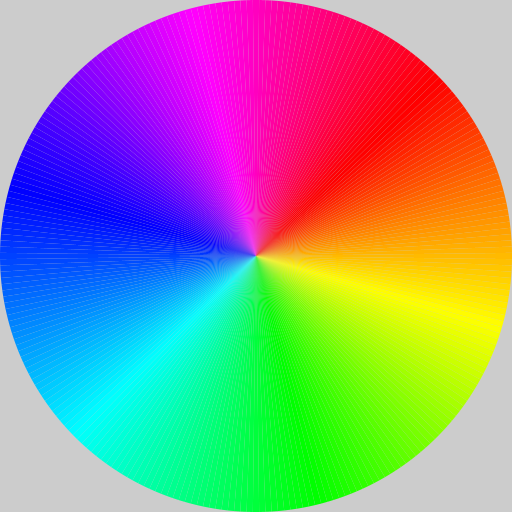
Frame 1 (no input)
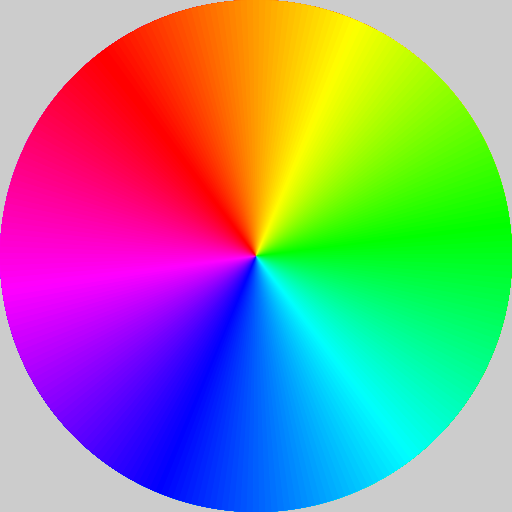
Frame 60 (the mouse pressed at the canvas centre just before this capture)
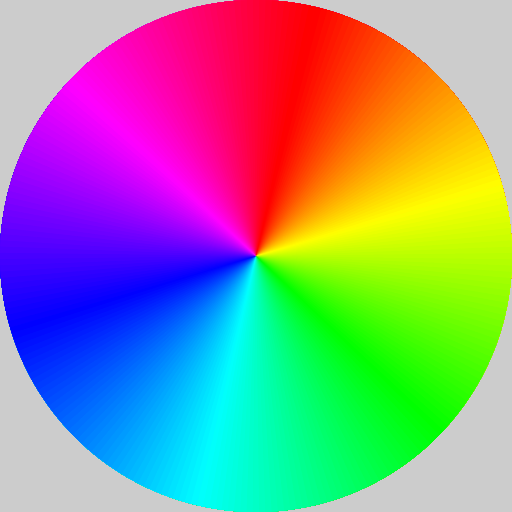
Frame 120 (the mouse held since frame 60 and released just before this capture)

The Processing sketch that drew these frames (run headless with seeded random() and noise(); from frame 60 on, the mouse is pressed at the canvas centre):

// Processing sketch: processing_85009
// ── processing_85009.pde

void setup(){
 colorMode(HSB);
 size(512,512);
 smooth();
 noStroke();
 frameRate(16);
}
int s=256;
void draw(){
 translate(256,256);
 colorTriangle(256,s%256);
 s=s+1;
}
void colorTriangle(float i, int a){
 if(i > 0){
  if(atan2(mouseY-256,mouseX-256)>0){
    fill((a+256-(atan2(mouseY-256,mouseX-256))*256/(2*PI))%256,256,256);
  }
  else{
    fill((a-(atan2(mouseY-256,mouseX-256))*256/(2*PI))%256,256,256);
  }
  rotate(radians(5.625/4));
  triangle(0,0,128*tan(radians(5.625/4)),256,-128*tan(radians(5.625/4)),256);
  colorTriangle(i-1, a+1);
 }
}
